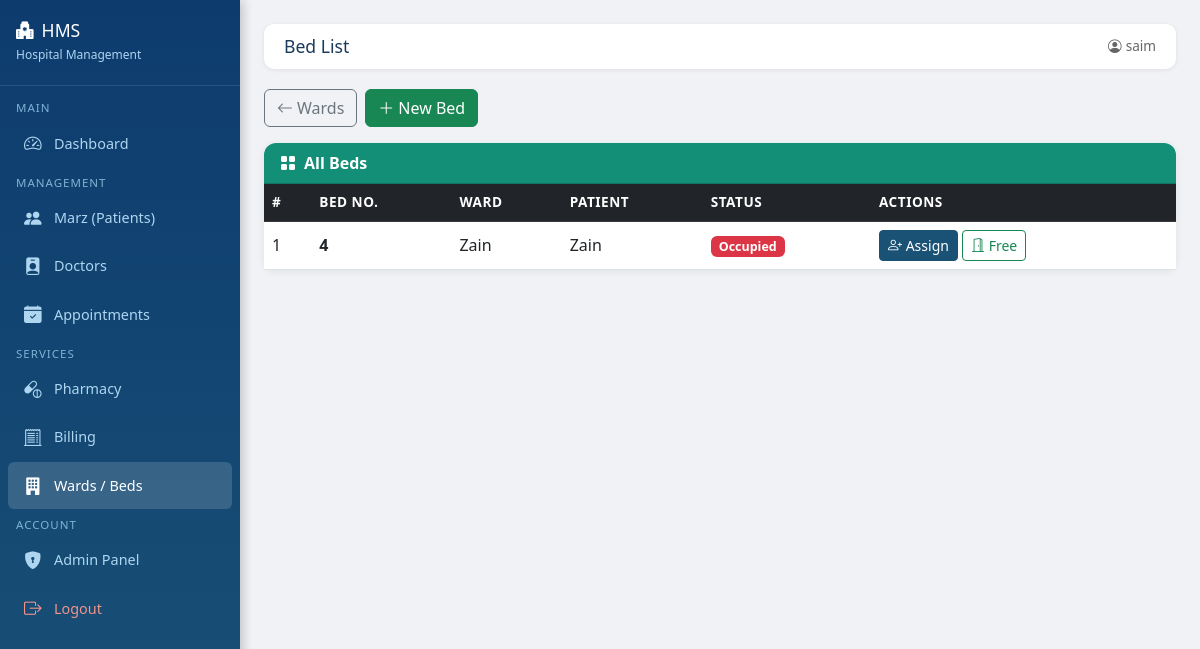
Screenshot of /wards/beds/ (signed in) with the database file from the repository.
### wards/models.py (models this page shows, shortened)
class Bed(models.Model):
    ward     = models.ForeignKey(Ward, on_delete=models.CASCADE)
    bed_no   = models.CharField(max_length=10)
    patient  = models.ForeignKey(Patient, on_delete=models.SET_NULL, null=True, blank=True)
    occupied = models.BooleanField(default=False)
    class Meta:
        ordering = ['ward', 'bed_no']

class Ward(models.Model):
    name     = models.CharField(max_length=50)
    capacity = models.IntegerField()

### patients/models.py (models this page shows, shortened)
class Patient(models.Model):
    BLOOD_GROUPS = [
        ('A+','A+'), ('A-','A-'), ('B+','B+'), ('B-','B-'),
        ('O+','O+'), ('O-','O-'), ('AB+','AB+'), ('AB-','AB-'),
    ]
    GENDER_CHOICES = [('Male','Male'), ('Female','Female'), ('Other','Other')]
    name        = models.CharField(max_length=100)
    age         = models.IntegerField()
    gender      = models.CharField(max_length=10, choices=GENDER_CHOICES)
    phone       = models.CharField(max_length=15)
    address     = models.TextField()
    blood_group = models.CharField(max_length=5, choices=BLOOD_GROUPS)
    registered  = models.DateTimeField(auto_now_add=True)
    class Meta:
        ordering = ['-registered']

### wards/views.py (the view)
# urls.py: path('beds/', views.bed_list, name='bed_list'),
@login_required
def bed_list(request):
    beds = Bed.objects.select_related('ward', 'patient').all()
    return render(request, 'wards/bed_list.html', {'beds': beds})

### templates/wards/bed_list.html
{% extends 'base.html' %}
{% block page_title %}Bed List{% endblock %}
{% block content %}
<div class="d-flex gap-2 mb-3">
    <a href="{% url 'ward_list' %}" class="btn btn-outline-secondary"><i class="bi bi-arrow-left me-1"></i>Wards</a>
    <a href="{% url 'add_bed' %}" class="btn btn-success"><i class="bi bi-plus-lg me-1"></i>New Bed</a>
</div>
<div class="card">
    <div class="card-header" style="background:#148f77; color:white;">
        <i class="bi bi-grid-fill me-2"></i>All Beds
    </div>
    <div class="card-body p-0">
        <table class="table table-hover align-middle mb-0">
            <thead class="table-dark">
                <tr><th>#</th><th>Bed No.</th><th>Ward</th><th>Patient</th><th>Status</th><th>Actions</th></tr>
            </thead>
            <tbody>
                {% for b in beds %}
                <tr>
                    <td>{{ b.id }}</td>
                    <td><strong>{{ b.bed_no }}</strong></td>
                    <td>{{ b.ward.name }}</td>
                    <td>{% if b.patient %}{{ b.patient.name }}{% else %}<span class="text-muted">Vacant</span>{% endif %}</td>
                    <td>
                        {% if b.occupied %}
                        <span class="badge bg-danger">Occupied</span>
                        {% else %}
                        <span class="badge bg-success">Available</span>
                        {% endif %}
                    </td>
                    <td>
                        <a href="{% url 'assign_bed' b.id %}" class="btn btn-sm btn-primary">
                            <i class="bi bi-person-plus"></i> Assign
                        </a>
                        {% if b.occupied %}
                        <a href="{% url 'free_bed' b.id %}" class="btn btn-sm btn-outline-success"
                           onclick="return confirm('Are you sure you want to vacate this bed?')">
                            <i class="bi bi-door-open"></i> Free
                        </a>
                        {% endif %}
                    </td>
                </tr>
                {% empty %}
                <tr><td colspan="6" class="text-center text-muted p-4">No beds available.</td></tr>
                {% endfor %}
            </tbody>
        </table>
    </div>
</div>
{% endblock %}

### templates/base.html (shortened to what this page needs)
<!DOCTYPE html>
<html lang="ur" dir="ltr">
<head>
    <link href="https://cdn.jsdelivr.net/npm/bootstrap@5.3.0/dist/css/bootstrap.min.css" rel="stylesheet">
    <link href="https://cdn.jsdelivr.net/npm/bootstrap-icons@1.11.0/font/bootstrap-icons.css" rel="stylesheet">
</head>
<body>
<div class="sidebar">
    <div class="brand">
        <h5><i class="bi bi-hospital-fill me-2"></i>HMS</h5>
        <small>Hospital Management</small>
    </div>
    <nav class="mt-2">
        <span class="nav-section">Main</span>
        <a href="/" class="{% if request.path == '/' %}active{% endif %}">
            <i class="bi bi-speedometer2"></i> Dashboard
        </a>
        <span class="nav-section">Management</span>
        <a href="/patients/" class="{% if '/patients/' in request.path %}active{% endif %}">
            <i class="bi bi-people-fill"></i> Marz (Patients)
        </a>
        <a href="/doctors/" class="{% if '/doctors/' in request.path %}active{% endif %}">
            <i class="bi bi-person-badge-fill"></i> Doctors
        </a>
        <a href="/appointments/" class="{% if '/appointments/' in request.path %}active{% endif %}">
            <i class="bi bi-calendar-check-fill"></i> Appointments
        </a>
        <span class="nav-section">Services</span>
        <a href="/pharmacy/" class="{% if '/pharmacy/' in request.path %}active{% endif %}">
            <i class="bi bi-capsule-pill"></i> Pharmacy
        </a>
        <a href="/billing/" class="{% if '/billing/' in request.path %}active{% endif %}">
            <i class="bi bi-receipt-cutoff"></i> Billing
        </a>
        <a href="/wards/" class="{% if '/wards/' in request.path %}active{% endif %}">
            <i class="bi bi-building-fill"></i> Wards / Beds
        </a>
        <span class="nav-section">Account</span>
        <a href="/admin/" target="_blank">
            <i class="bi bi-shield-lock-fill"></i> Admin Panel
        </a>
        <a href="/logout/" style="color: #f1948a;">
            <i class="bi bi-box-arrow-right"></i> Logout
        </a>
    </nav>
</div>
<div class="main-content">
    <div class="topbar">
        <h4>{% block page_title %}Dashboard{% endblock %}</h4>
        <span style="color:#666; font-size:0.85rem;">
            <i class="bi bi-person-circle me-1"></i>{{ request.user.username }}
        </span>
    </div>
    {% block content %}{% endblock %}
</div>
</body>
</html>

### templates/base.html (style rules this page uses)
body { background: #f0f2f5; font-family: 'Segoe UI', sans-serif; }
.sidebar { width: 240px; min-height: 100vh; background: linear-gradient(180deg, #0d3b6e 0%, #1a5276 100%); color: white; position: fixed; top: 0; left: 0; z-index: 100; box-shadow: 3px 0 10px rgba(0,0,0,0.2); }
.sidebar .brand { padding: 20px 16px; border-bottom: 1px solid rgba(255,255,255,0.1); }
.sidebar .brand h5 { color: #fff; font-size: 1.1rem; margin: 0; }
.sidebar .brand small { color: #aed6f1; font-size: 0.75rem; }
.sidebar nav a { display: flex; align-items: center; gap: 10px; padding: 10px 16px; color: #aed6f1; text-decoration: none; font-size: 0.9rem; border-radius: 6px; margin: 2px 8px; transition: all 0.2s; }
.sidebar nav a:hover, .sidebar nav a.active { background: rgba(255,255,255,0.15); color: #fff; }
.sidebar nav a i { font-size: 1.1rem; width: 20px; }
.sidebar .nav-section { padding: 8px 16px 4px; color: #7fb3d3; font-size: 0.72rem; text-transform: uppercase; letter-spacing: 1px; }
.main-content { margin-left: 240px; padding: 24px; min-height: 100vh; }
.topbar { background: white; padding: 12px 20px; border-radius: 10px; margin-bottom: 20px; box-shadow: 0 1px 4px rgba(0,0,0,0.08); display: flex; justify-content: space-between; align-items: center; }
.topbar h4 { margin: 0; font-size: 1.1rem; color: #1a3a5c; }
.card { border: none; border-radius: 12px; box-shadow: 0 2px 8px rgba(0,0,0,0.07); }
.card-header { border-radius: 12px 12px 0 0 !important; font-weight: 600; }
.btn-primary { background: #1a5276; border-color: #1a5276; }
.table th { font-weight: 600; font-size: 0.85rem; text-transform: uppercase; letter-spacing: 0.5px; }
.badge { font-size: 0.78rem; }

### rows the page displays
Bed: id "1", bed_no "4", ward.name "Zain", patient.name "Zain", occupied "Occupied"

### other values shown
{{ request.user.username }} "saim"
